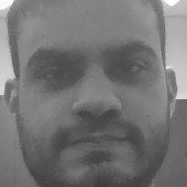
#> input picture data/2/1759344458084.jpg, 187 x 187 px; its folder holds only this picture in this run
$ python -i face_utils.py   (imports and definitions only)
#> lines starting #> are read from the running program, lines starting #| are printed output that depends on the picture
#> further down, picture is the input picture: shape (187, 187, 3); min 53, max 255, mean 115.7
"""
Módulo de reconhecimento facial usando OpenCV LBPH.
Otimizado para Raspberry Pi 3 com recursos limitados.
"""
import cv2
import numpy as np
import os
import pickle

# Configurações do LBPH
LBPH_RADIUS = 1
LBPH_NEIGHBORS = 8
LBPH_GRID_X = 8
LBPH_GRID_Y = 8

# Limiar de confiança - quanto MENOR o valor, melhor a correspondência
# Valores típicos: 50-80 (ajuste conforme necessário)
LBPH_THRESHOLD = 80.0

# Caminho para o modelo LBPH treinado
MODEL_DIR = os.path.join(os.path.dirname(__file__), '..', 'models')
MODEL_PATH = os.path.join(MODEL_DIR, 'lbph_model.yml')
LABELS_PATH = os.path.join(MODEL_DIR, 'labels.pkl')

# Detector de faces Haar Cascade
# Compatível com diferentes versões do OpenCV
def _get_cascade_path():
    """Obtém o caminho do Haar Cascade de forma compatível."""
    # Tenta usar cv2.data (OpenCV 4.x via pip)
    if hasattr(cv2, 'data') and hasattr(cv2.data, 'haarcascades'):
        return cv2.data.haarcascades + 'haarcascade_frontalface_default.xml'

    # Caminhos comuns no Raspberry Pi OS
    possible_paths = [
        '/usr/share/opencv4/haarcascades/haarcascade_frontalface_default.xml',
        '/usr/share/opencv/haarcascades/haarcascade_frontalface_default.xml',
        '/usr/local/share/opencv4/haarcascades/haarcascade_frontalface_default.xml',
        '/usr/local/share/OpenCV/haarcascades/haarcascade_frontalface_default.xml',
    ]

    for path in possible_paths:
        if os.path.exists(path):
            return path

    # Fallback: tenta encontrar com locate
    raise FileNotFoundError(
        "Haar Cascade não encontrado. Instale com: sudo apt install opencv-data"
    )

CASCADE_PATH = _get_cascade_path()
face_cascade = cv2.CascadeClassifier(CASCADE_PATH)

# Modelo LBPH global
_recognizer = None
_label_map = {}  # {label_id: {'user_id': int, 'name': str}}


def _ensure_model_dir():
    """Garante que o diretório de modelos existe."""
    os.makedirs(MODEL_DIR, exist_ok=True)


# [24 lines left out: function _get_recognizer, not called in this run]


def detect_face(image_np):
    """
    Detecta uma face na imagem e retorna a região recortada em escala de cinza.
    Levanta ValueError se nenhuma face ou múltiplas faces forem detectadas.

    Args:
        image_np: Imagem BGR (numpy array)

    Returns:
        face_gray: Região da face em escala de cinza, redimensionada para 200x200
    """
    if image_np is None:
        raise ValueError("Imagem inválida.")

    # Converte para escala de cinza
    gray = cv2.cvtColor(image_np, cv2.COLOR_BGR2GRAY)

    # Equaliza histograma para melhorar contraste
    gray = cv2.equalizeHist(gray)
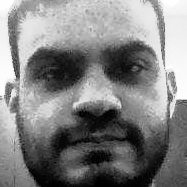
#> gray: shape (187, 187); min 0, max 255, mean 129.1

    # Detecta faces
    faces = face_cascade.detectMultiScale(
        gray,
        scaleFactor=1.1,
        minNeighbors=5,
        minSize=(80, 80),
        flags=cv2.CASCADE_SCALE_IMAGE
    )
#> faces = [[8, 8, 171, 171]]

    if len(faces) == 0:
        raise ValueError("Nenhum rosto detectado na imagem.")

    if len(faces) > 1:
        raise ValueError("Múltiplos rostos detectados. Apenas um é permitido.")

    # Extrai a região da face
    x, y, w, h = faces[0]
#> x = 8; y = 8; w = 171; h = 171
    face_gray = gray[y:y+h, x:x+w]
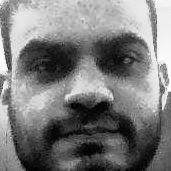
#> face_gray: shape (171, 171); min 0, max 254, mean 123.8

    # Redimensiona para tamanho padrão
    face_gray = cv2.resize(face_gray, (200, 200))
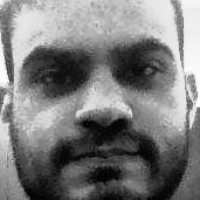
#> face_gray: shape (200, 200); min 1, max 254, mean 123.7

    return face_gray


# [163 lines left out: functions add_face_to_model, recognize_face, remove_user_from_model, get_model_stats, clear_model, not called in this run]

>>> import cv2
>>> picture = cv2.imread('../data/2/1759344458084.jpg')
>>> result = detect_face(picture)

$ run again, on data/2/1759344459476.jpg
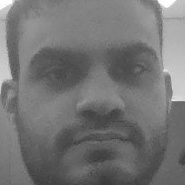
#> input picture data/2/1759344459476.jpg, 185 x 185 px
#> picture is the input picture: shape (185, 185, 3); min 54, max 255, mean 116.3
#> in detect_face, `gray = cv2.equalizeHist(gray)`:
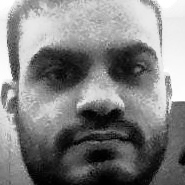
#> gray: shape (185, 185); min 0, max 255, mean 129.1
#> faces = [[10, 9, 166, 166]]
#> x = 10; y = 9; w = 166
#> in detect_face, `face_gray = gray[y:y+h, x:x+w]`:
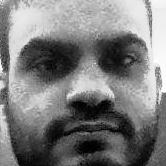
#> face_gray: shape (166, 166); min 0, max 254, mean 123.8

$ run again, on data/2/1759344486471.jpg
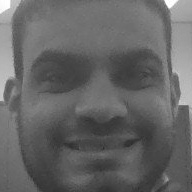
#> input picture data/2/1759344486471.jpg, 192 x 192 px
#> picture is the input picture: shape (192, 192, 3); min 42, max 255, mean 101.4
#> in detect_face, `gray = cv2.equalizeHist(gray)`:
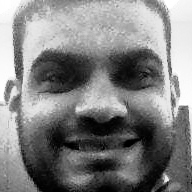
#> gray: shape (192, 192); min 0, max 255, mean 129
#> faces = [[10, 11, 172, 172]]
#> x = 10; y = 11; w = 172
#> in detect_face, `face_gray = cv2.resize(face_gray, (200, 200))`:
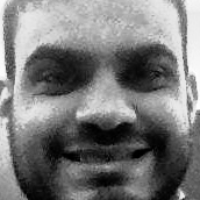
#> face_gray: shape (200, 200); min 0, max 254, mean 120.7
